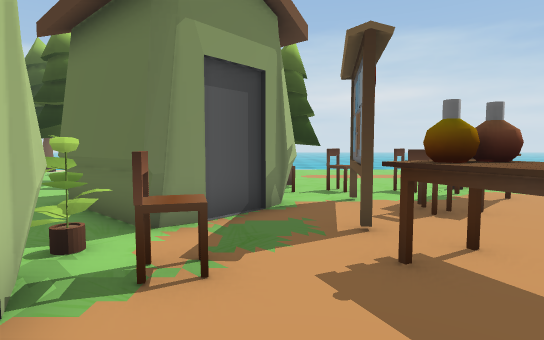
View 1 (above)

24 first-person views from a walk through a scene from a Unity 3-D project. The camera is 1.2 m above the floor, tilts 4° down and sees 80° across. The floor is counted in squares, 1 m on a side. Each view is taken from the middle of a square. On the plan, view 1 faces up. The plan holds only what a view shows up to about 14 squares ahead; the rest is blank. The place goes on beyond the plan. The player character is not drawn. Some animated figures are not drawn. Some surface patterns are stand-ins.

View 2
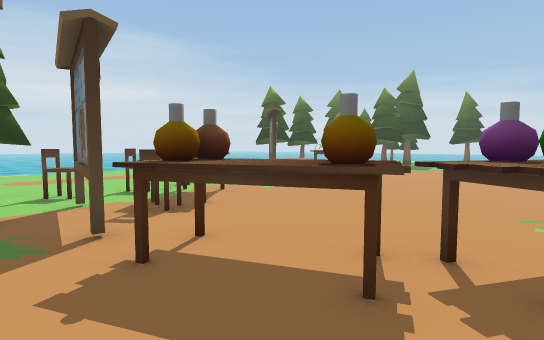

View 3
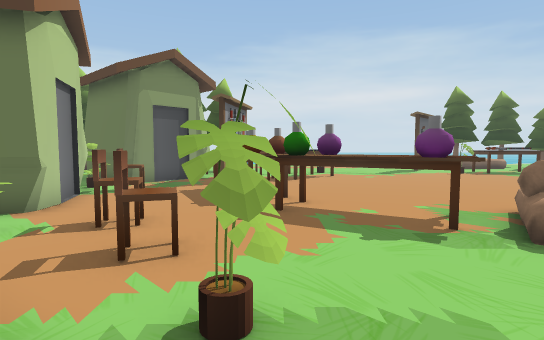

View 4
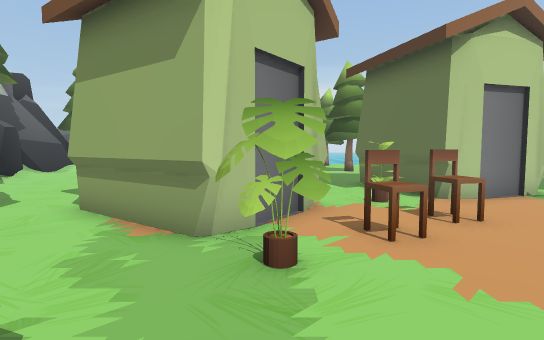

View 5
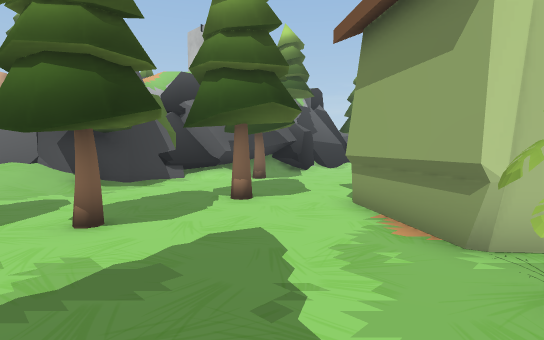

View 6
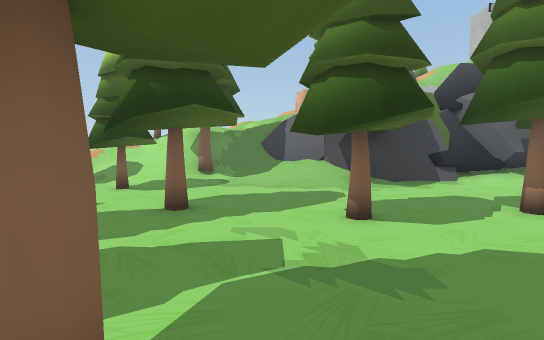

View 7
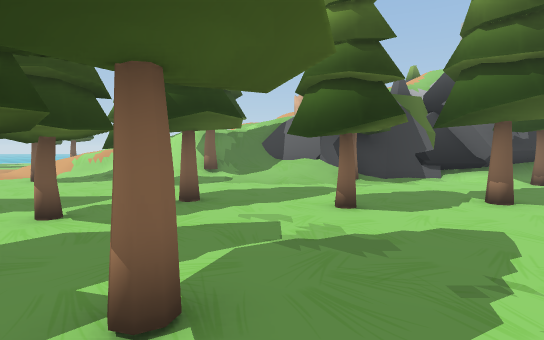

View 8
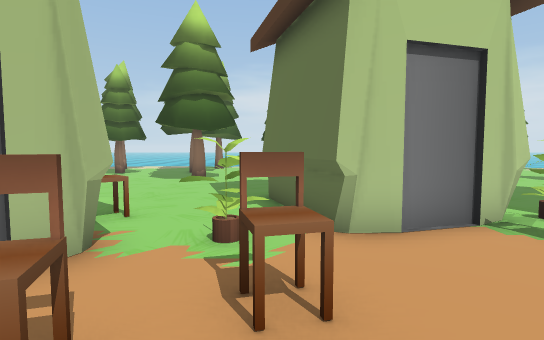

View 9
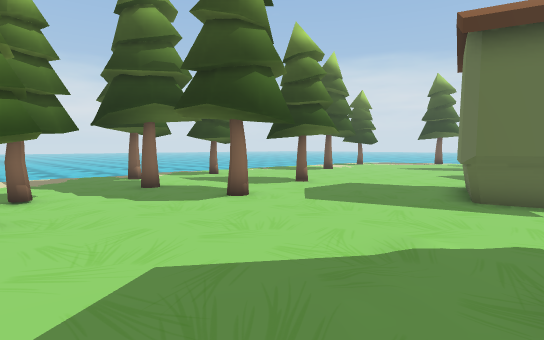

View 10
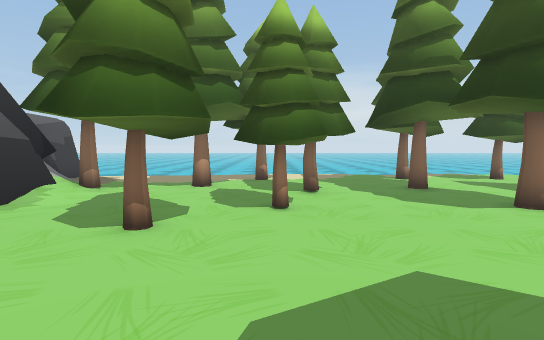

View 11
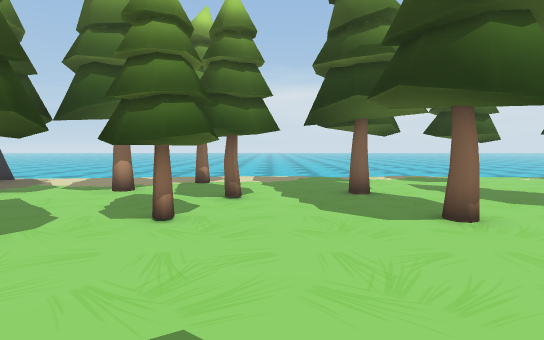

View 12
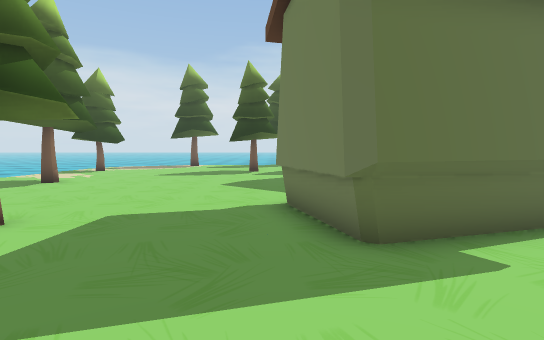

View 13
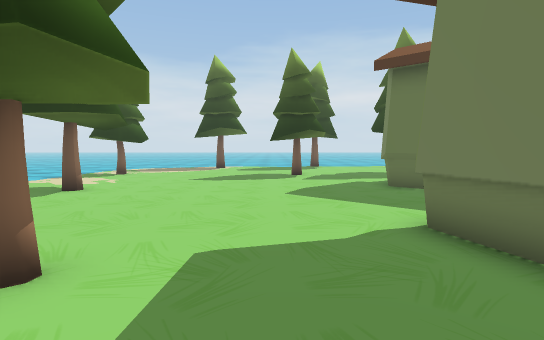

View 14
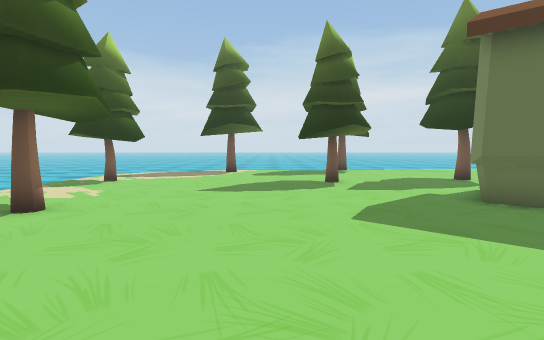

View 15
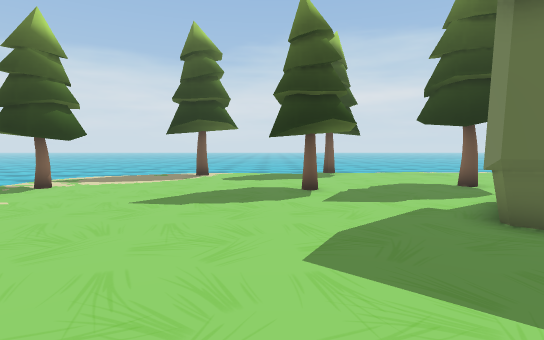

View 16
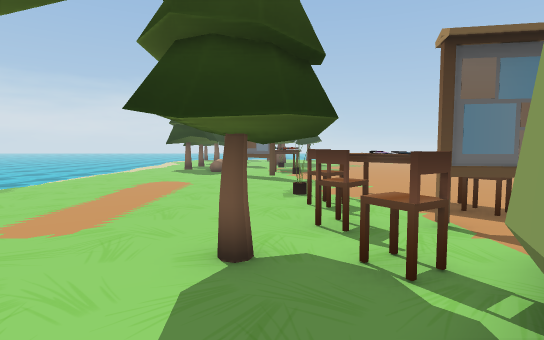

View 17
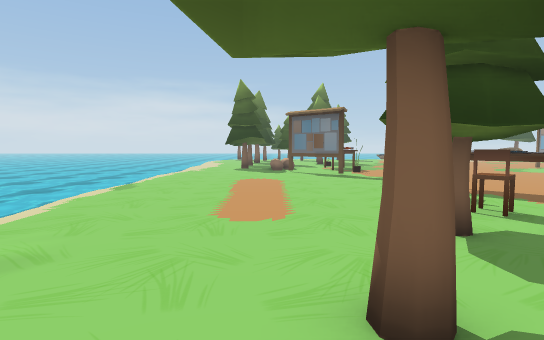

View 18
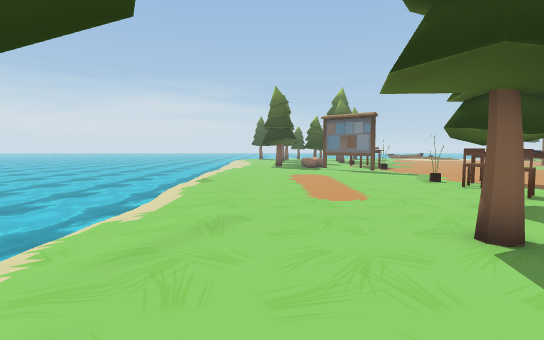

View 19
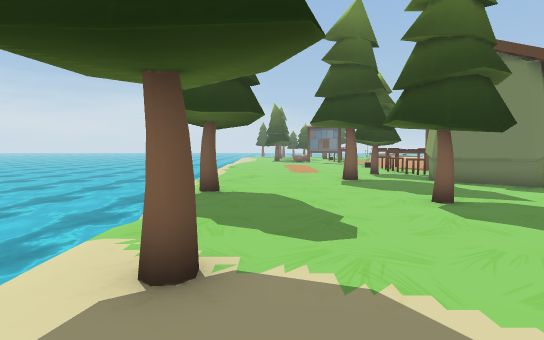

View 20
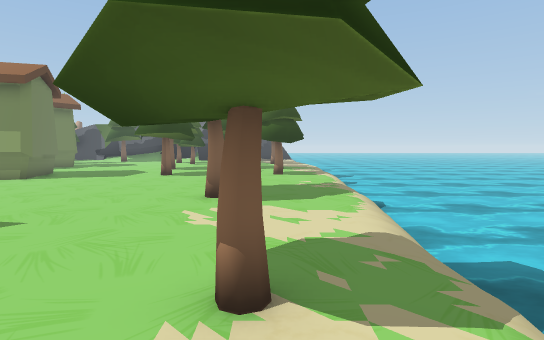

View 21
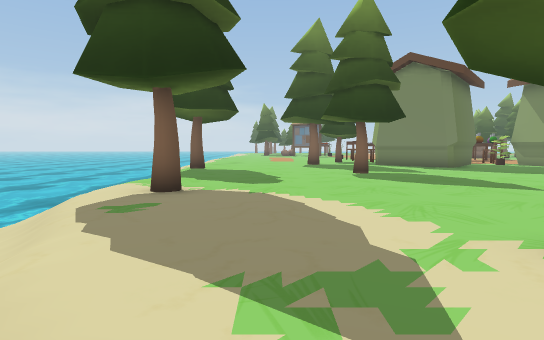

View 22
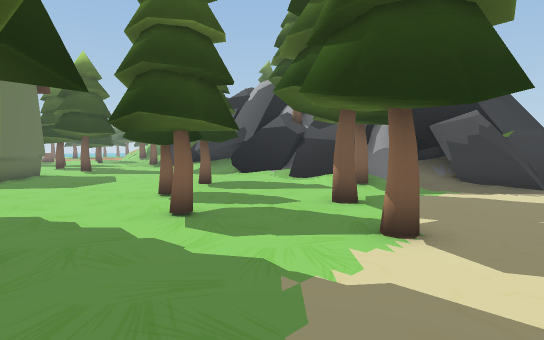

View 23
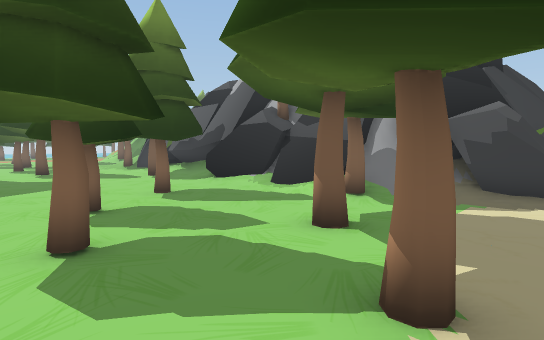

View 24
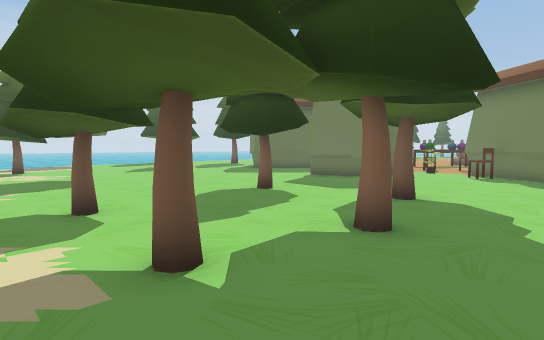

### Floor plan
Key: @ floor where view 1 was taken; # wall or solid block; x gap in a wall; . main floor; - floor 0.25 m lower than the main floor; / step, stairs or slope; = window, fence, low wall or low ledge; ≈ water the walk keeps out of; ^ raised ledge; v drop or lower ground; T thing the floor can be seen under or through; O other object.
Columns run from 18 left of view 1 to 11 right of it. Each row starts with its distance up from view 1.
 19        ≈≈≈≈≈≈≈≈≈ ≈≈≈≈≈≈≈≈≈
 18      /≈≈    /  ////////././..
 17     ///... //#................
 16    //..#......................
 15   /...........................
 14  /............................
 13   ............................
 12  /###.....#. ...#............
 11 ≈/ ##.....##......TT........=
 10 ≈/................TT........#.
  9 ≈/.............##.^T^=^.#.....
  8 ≈/............OO  O T ^^=.....
  7 ≈/............#   #TO^OO......
  6 ≈...#.........O# OOTO=^.......
  5 ≈...............OO.T..........
  4 ≈..............=#...O.........
  3 ≈............. OO^.=O^........
  2 ≈...........O#  #...OO........
  1 ≈...........O#  O...=^O.......
  0  .###..#.....# ##O@..OO^ .
 -1  . ##..#.....O#O#=#^...O^=
 -2  ................=##=...=
 -3  .  .............OO#.....
 -4  ..#...........^O#OO.#...
 -5  ...............#  #O....##
 -6 -..............O#  O......#
 -7 ......TT........OO#........
 -8 -.....TTTT.......OO........TT
 -9  .##..T TT............##..TTT
-10  ........TTT.......##x##..TT..
-11  ....#...TTT............. . ..
-12  ......... T..................
-13   ..............#...........##
-14   ....#//..#^=..x........../#
-15   .../=################///.//
-16   .###### #        v v##//#=
-17   =##                  ##=##

Positions as (right, up) in squares from view 1, and headings:
1: (0, 0), facing up
2: (0, 0), facing up-right
3: (3, -6), facing up
4: (6, -4), facing left
5: (6, -4), facing down-left
6: (6, -4), facing down
7: (6, -3), facing down
8: (3, -1), facing left
9: (-3, -9), facing up-left
10: (-3, -9), facing left
11: (-4, -7), facing left
12: (-6, -5), facing up
13: (-8, -3), facing up
14: (-9, 0), facing up
15: (-8, 2), facing up
16: (-3, 10), facing right
17: (-4, 13), facing right
18: (-6, 15), facing right
19: (-14, 15), facing right
20: (-15, 14), facing down
21: (-17, 14), facing right
22: (-17, -5), facing down-right
23: (-16, -7), facing down-right
24: (-17, -7), facing up-right
